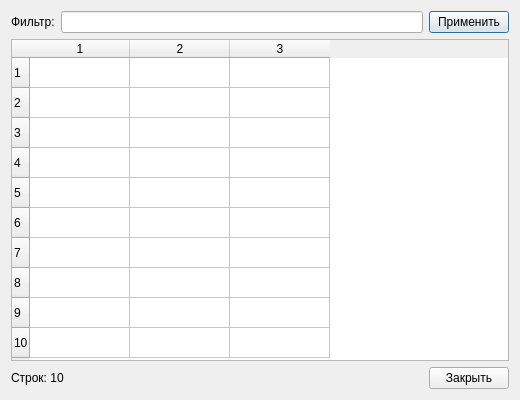
<?xml version="1.0" encoding="UTF-8"?>
<ui version="4.0"><class>Dialog</class><widget class="QDialog" name="Dialog"><property name="geometry"><rect><x>0</x><y>0</y><width>520</width><height>400</height></rect></property><property name="windowTitle"><string>#049 nested/134_three_levels_table</string></property><layout class="QVBoxLayout" name="verticalLayout"><property name="leftMargin"><number>11</number></property><property name="topMargin"><number>11</number></property><property name="rightMargin"><number>11</number></property><property name="bottomMargin"><number>11</number></property><property name="spacing"><number>6</number></property><item><layout class="QHBoxLayout" name="toolbarRow"><property name="leftMargin"><number>0</number></property><property name="topMargin"><number>0</number></property><property name="rightMargin"><number>0</number></property><property name="bottomMargin"><number>0</number></property><property name="spacing"><number>6</number></property><item><widget class="QLabel" name="l1"><property name="text"><string>Фильтр:</string></property></widget></item><item><widget class="QLineEdit" name="e1"></widget></item><item><widget class="QPushButton" name="b1"><property name="text"><string>Применить</string></property></widget></item></layout></item><item><widget class="QTableWidget" name="table"><property name="rowCount"><number>10</number></property><property name="columnCount"><number>3</number></property></widget></item><item><layout class="QHBoxLayout" name="statusRow"><property name="leftMargin"><number>0</number></property><property name="topMargin"><number>0</number></property><property name="rightMargin"><number>0</number></property><property name="bottomMargin"><number>0</number></property><property name="spacing"><number>6</number></property><item><widget class="QLabel" name="l2"><property name="text"><string>Строк: 10</string></property></widget></item><item><spacer name="horizontalSpacer"><property name="orientation"><enum>Qt::Orientation::Horizontal</enum></property><property name="sizeHint" stdset="0"><size><width>40</width><height>20</height></size></property></spacer></item><item><widget class="QPushButton" name="b2"><property name="text"><string>Закрыть</string></property></widget></item></layout></item></layout></widget></ui>
